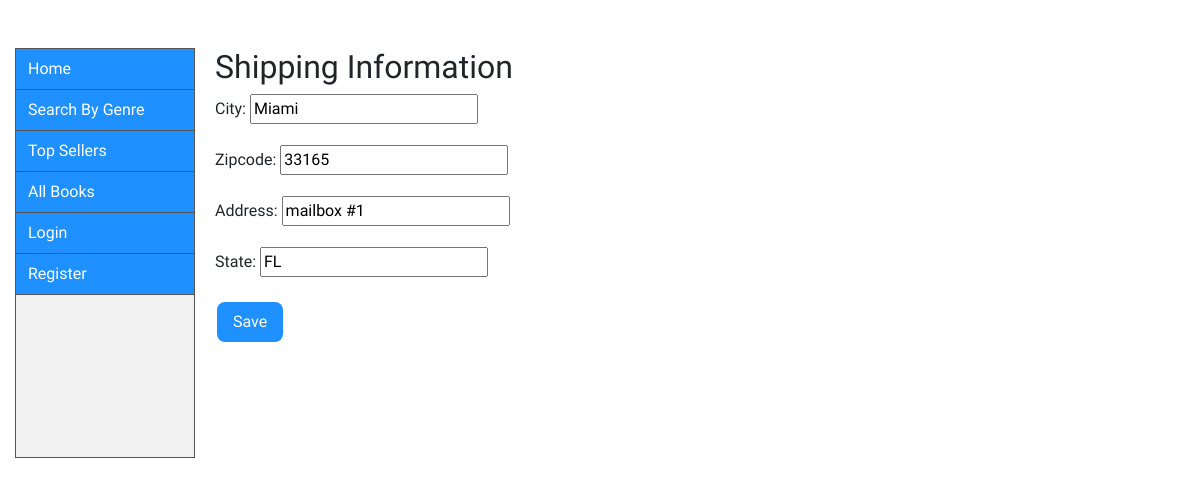
Page /search/shipaddr/editshipaddr/1/ on the earlier database version.
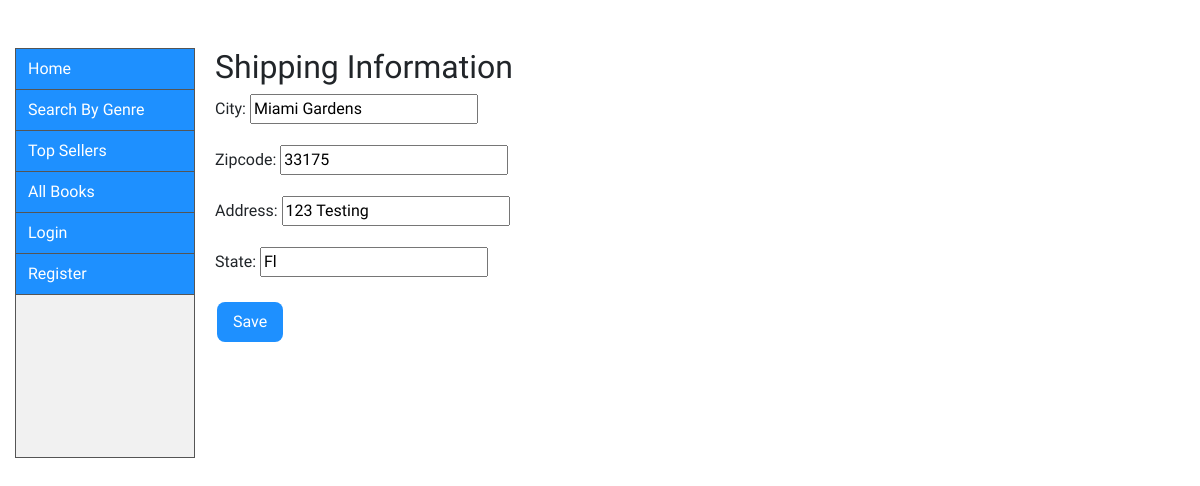
Same page on the later database version.
### catalog/models.py (models this page shows, shortened)
class ShippingAddr(models.Model):
    username = models.ForeignKey(
        'UserProfile', on_delete=models.SET_NULL, null=True)
    address = models.CharField(max_length=200)
    city = models.CharField(max_length=25)
    state = models.CharField(max_length=25)
    zipcode = models.IntegerField()

### catalog/views.py (the view)
def editshippingaddress(request, pk):
    address = ShippingAddr.objects.get(id=pk)
    form = ShippingAddressForm(instance=address)
    if request.method == 'POST':
        form = ShippingAddressForm(request.POST, instance=address)
        if form.is_valid():
            form.save()
            return redirect('/catalog/shipaddr')
    args = {
        'form': form
    }
    return render(request, 'addshippingaddr.html', args)

### catalog/forms.py
class ShippingAddressForm(forms.ModelForm):
    class Meta:
        model = ShippingAddr
        fields = {
            'address',
            'city',
            'state',
            'zipcode',
        }
        exclude = {
            'username',
        }
        field_order = ['address', 'city', 'state', 'zipcode']

### catalog/templates/addshippingaddr.html (shortened to what this page needs)
{% extends "base_generic.html" %}
{% block content %}
  <h2>Shipping Information</h2>
<form method ="post">
 {{form.as_p}}
 <button type="submit" name"Submit" method="POST" class="button2">Save</button>
</form>
{% endblock %}

Differences in the rows shown:
changed ShippingAddr: city "Miami" → "Miami Gardens"; zipcode "33165" → "33175"; address "mailbox #1" → "123 Testing"; state "FL" → "Fl"
